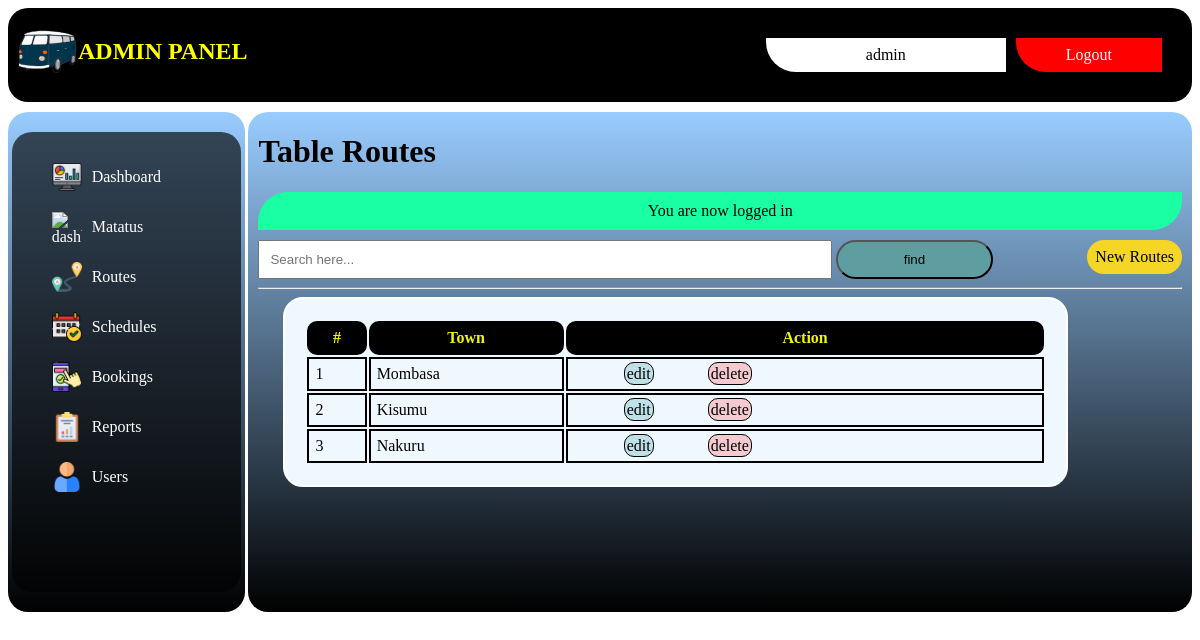
/admin/routes/index.php (signed in), run on the app's committed database.
### tables this page shows
CREATE TABLE `routes` (
  `route_id` int(11) NOT NULL,
  `route_name` varchar(200) NOT NULL
);

### app/controllers/routes.php (called while the page is built, shortened)
<?php
include(ROOT_PATH . "/app/database/db.php");
$table = 'routes';
$routes = selectAll($table);

### app/database/db.php (called while the page is built, shortened)
<?php
require('connect.php');
function selectAll($table, $conditions = [])
{
    global $conn;
    $sql = "SELECT * FROM $table";
    if (empty($conditions)) {
        $stmt = $conn->prepare($sql);
        $stmt->execute();
        $records = $stmt->get_result()->fetch_all(MYSQLI_ASSOC);
        return $records;
    }
}

### admin/routes/index.php (the view, shortened to what this page needs)
    <?php include(ROOT_PATH . "/app/controllers/routes.php");
    ?>
    <?php include(ROOT_PATH . "/app/includes/adminHeader.php"); ?>
    <?php include(ROOT_PATH . "/app/includes/adminSidebar.php"); ?>
    <div class="main-bar">
        <h1>Table Routes</h1>
        <?php include(ROOT_PATH . '/app/includes/messages.php'); ?>
        <a href="create.php" class="add-btn">New Routes</a>
        <form class="form-serach">
            <input type="text" name="search" placeholder="Search here..."/>
            <button class="search-btn">find</button>
        </form>
        <hr>
        <div class="scrollit">
            <table>
            <thead >
                <th class="fixedElement">#</th>
                <th class="fixedElement">Town</th>
                <th class="fixedElement">Action</th>
            </thead>
            <tbody>
                    <?php foreach ($routes as $key => $route): ?>
                                <tr>
                                    <td><?php echo $key + 1; ?></td>
                                    <td><?php echo $route['route_name']; ?></td>
                                    <td><a href="edit.php?id=<?php echo $route['route_id']; ?>" class="btn">edit</a>
                                      <a href="index.php?delete_route=<?php echo $route['route_id']; ?>" class="delete">delete</a></td>
                                </tr>
                            <?php endforeach; ?>
            </tbody>
        </table>
    </div>
    </div>
    </div>
</body>
</html>

### app/includes/adminHeader.php (style rules this page uses)
body { display: flex; flex-direction: column; gap: 10px; }
.main-bar { width: 78%; float: right; background: linear-gradient(to top, #000000 0%, #99ccff 100%); min-height: 500px; max-height: 500px; border-radius: 20px; padding: 0px 10px; }
.main-bar a { margin-left: 50px; }
.main-bar table { margin-left: 25px; }
.scrollit { overflow:scroll; min-height:355px; max-height:345px; }
.main-bar form { width: 85%; }
.main-bar form input { width: 70%; padding: 10px; }
.main-bar form .search-btn { width: 20%; padding: 10px; background-color: cadetblue; border-radius: 30px; }
.main-bar .add-btn { background-color: rgb(245, 214, 39); color: rgb(0, 0, 0); padding: 8px; border-radius: 20px; float: right; text-decoration: none; }
.main-bar table { border: 2px solid white; padding: 20px; width: 85%; background-color: aliceblue; border-radius: 20px; margin-bottom: 20px; }
.main-bar table th { border: #000 solid 2px; position: sticky; padding: 6px; border-radius: 10px; color: rgb(242, 247, 0); background-color: #000; }
.main-bar table tbody td { border: #000 solid 2px; padding: 6px; }
.main-bar table tbody td a { background-color: rgba(2, 134, 134, 0.205); text-decoration: none; padding: 2px; color: #000; border-radius: 10px; border: #000 1px solid; }
.main-bar table tbody td .delete { background-color: rgba(255, 22, 22, 0.205); text-decoration: none; padding: 2px; color: #000; border-radius: 10px; border: #000 1px solid; }
.fixedElement { position:absolute; top:0; z-index:100; }

### data on the page
routes: route_name "Mombasa"
routes: route_name "Kisumu"
routes: route_name "Nakuru"

### other printed values
$_SESSION['username'] "admin"
$_SESSION['message'] "You are now logged in"
